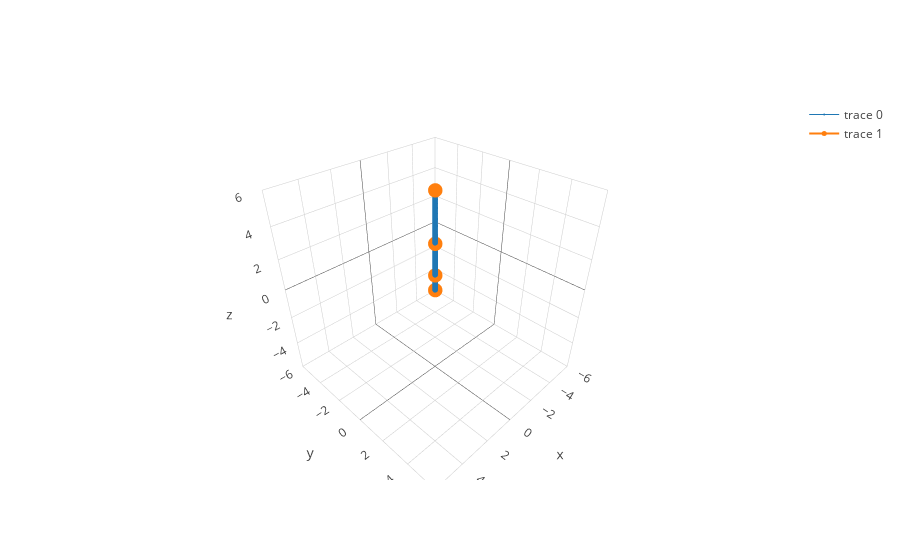

The notebook cell this image was saved under:
### Code cell
jointno = 3
jointaxismat = [[0,0,1],[0,1,0],[0,1,0]]
lenmat = [[0,0,1],[0,0,2],[0,0,3]]

robot1 = robot.Robot(jointno,jointaxismat,lenmat)
m = graphics.plotcurrpos(robot1)
m.show()

### Figure 1 — Plotly figure (JSON) as saved in the notebook; plotly's stock layout.template omitted (floating-point values rounded to 4 significant figures; data arrays with more than 128 entries replaced by an {"elided": "..."} marker saying what was removed)
{"data": [{"line": {"color": "#1f77b4", "width": 1}, "marker": {"size": 2}, "type": "scatter3d", "uid": "36569429-eeca-46ee-9b2e-95e32f2c4031", "x": {"elided": "150 int values"}, "y": {"elided": "150 int values"}, "z": {"elided": "150 float values"}}, {"line": {"color": "#ff7f0e", "width": 2}, "marker": {"size": 5}, "type": "scatter3d", "uid": "a5d02ed6-6511-485c-b875-548bf8f330ce", "x": [0, 0, 0, 0], "y": [0, 0, 0, 0], "z": [0, 1, 3, 6]}], "layout": {"scene": {"xaxis": {"range": [-6, 6]}, "yaxis": {"range": [-6, 6]}, "zaxis": {"range": [-6, 6]}}}}
